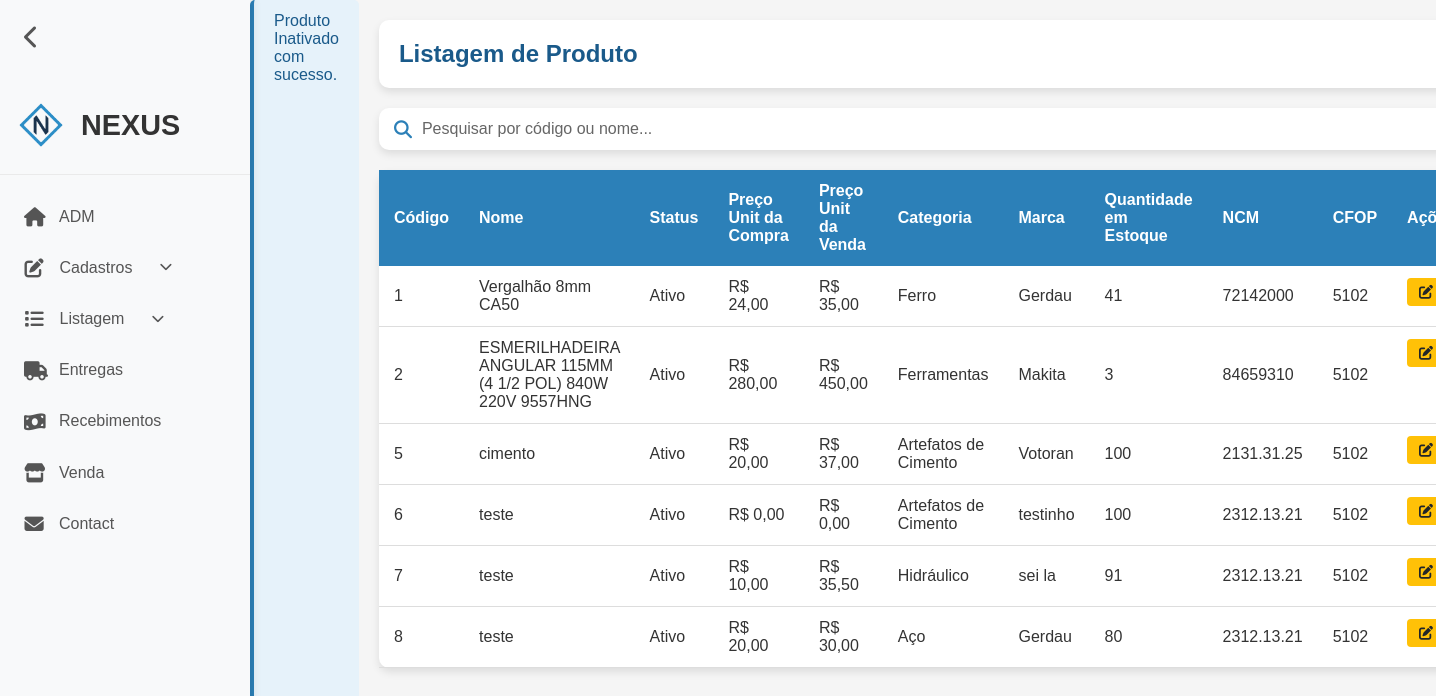
/produto-listar.php?codigo=1&status=1 (signed in), run on the app's committed database.
### tables this page shows
CREATE TABLE `produto` (
  `codigo` int(11) NOT NULL,
  `status` tinyint(1) NOT NULL DEFAULT 1,
  `nome` varchar(100) NOT NULL,
  `precoUnitarioDaCompra` double(10,2) NOT NULL,
  `precoUnitarioDaVenda` double(10,2) NOT NULL,
  `quantEstoque` int(11) NOT NULL,
  `ncm` varchar(10) NOT NULL,
  `cfop` varchar(10) NOT NULL,
  `idMarca` int(11) NOT NULL,
  `idCategoria` int(11) NOT NULL,
  `unidMedida` varchar(6) NOT NULL
);

CREATE TABLE `categoria` (
  `codigo` int(11) NOT NULL,
  `status` tinyint(1) NOT NULL DEFAULT 1,
  `nome` varchar(45) NOT NULL
);

CREATE TABLE `marca` (
  `codigo` int(11) NOT NULL,
  `status` tinyint(1) NOT NULL DEFAULT 1,
  `nome` varchar(45) NOT NULL
);

### produto-listar.php (the view, shortened to what this page needs)
<?php
require_once("conexao.php");
if (isset($_GET['codigo']) && $_GET['status'] == 1) {
    $sql = "UPDATE produto SET status = 0 WHERE codigo = " . $_GET['codigo'];
    mysqli_query($conexao, $sql);
    $mensagem = "Produto Inativado com sucesso.";
} else if (isset($_GET["codigo"]) && $_GET["status"] == 0) {
    $sql = "UPDATE produto SET status = 1 WHERE codigo = " . $_GET['codigo'];
    mysqli_query($conexao, $sql);
    $mensagem = "Produto Ativado com sucesso.";
}
$textoBusca = "";
if (isset($_GET['busca']) && !empty($_GET['busca'])) {
    $textoBusca = $_GET['busca'];
    $sql = "SELECT * FROM produto
            WHERE status = 1
            AND (nome LIKE '%$textoBusca%' OR codigo LIKE '%$textoBusca%')
            ORDER BY codigo";
    $resultado = mysqli_query($conexao, $sql);
    $sqlI = "SELECT * FROM produto
             WHERE status = 0
             AND (nome LIKE '%$textoBusca%' OR codigo LIKE '%$textoBusca%')
             ORDER BY codigo";
} else {
    $sql = "SELECT * FROM produto WHERE status = 1 ORDER BY codigo";
    $resultado = mysqli_query($conexao, $sql);
}
?>
<!DOCTYPE html>
<html lang="pt-BR">
<head>
    <link rel="stylesheet" href="assets/css/listar.css">
    <link rel="stylesheet" href="assets/css/reset.css">
    <link rel="stylesheet" href="assets/css/header.css">
    <link rel="stylesheet" href="https://cdnjs.cloudflare.com/ajax/libs/font-awesome/6.4.0/css/all.min.css">
</head>
<body>
    <?php require_once("header.php"); ?>
    <?php if (isset($mensagem)) { ?>
            <div class="alert alert-success mt-3" role="alert">
                <?= $mensagem ?>
            </div>
        <?php } ?>
    <div class="container">
        <div class="card">
            <div class="card-body">
                <h5 class="title">
                    Listagem de Produto
                </h5>
            </div>
        </div>
        <div class="search-container">
            <form method="GET">
                <div class="search-box">
                    <i class="fas fa-search"></i>
                    <input type="text" id="searchInput" placeholder="Pesquisar por código ou nome..." name="busca" value="<?= $textoBusca ?>">
                </div>
            </form>
        </div>
        <table class="table-container">
            <thead>
                <tr>
                    <th scope="col">Código</th>
                    <th scope="col">Nome</th>
                    <th scope="col">Status</th>
                    <th scope="col">Preço Unit da Compra</th>
                    <th scope="col">Preço Unit da Venda</th>
                    <th scope="col">Categoria</th>
                    <th scope="col">Marca</th>
                    <th scope="col">Quantidade em Estoque</th>
                    <th scope="col">NCM</th>
                    <th scope="col">CFOP</th>
                    <th scope="col">Ações</th>
                </tr>
            </thead>
            <tbody>
                <?php
                while($linha = mysqli_fetch_assoc($resultado) ) { ?>
                <tr>
                    <td><?= $linha['codigo'] ?></td>
                    <td><?= $linha['nome'] ?></td>
                    <td><?= $linha['status'] == 1 ? 'Ativo' : 'Inativo' ?></td>
                    <td><?= "R$ " . number_format($linha['precoUnitarioDaCompra'], 2, ',', '.') ?></td>
                    <td><?= "R$ " . number_format($linha['precoUnitarioDaVenda'], 2, ',', '.') ?></td>
                    <td>
                        <?php
                            $sqlC = "SELECT nome FROM categoria WHERE codigo = " . $linha['idCategoria'];
                            $resultC = mysqli_query($conexao, $sqlC);
                            $rowC = mysqli_fetch_assoc($resultC);
                            echo $rowC['nome'];
                        ?>
                    </td>
                    <td>
                    <?php
                        $sqlM = "SELECT nome FROM marca WHERE codigo = " . $linha['idMarca'];
                        $resultM = mysqli_query($conexao, $sqlM);
                        $rowM = mysqli_fetch_assoc($resultM);
                        echo $rowM['nome'];
                    ?>
                    </td>
                    <td><?= $linha['quantEstoque'] ?></td>
                    <td><?= $linha['ncm'] ?></td>
                    <td><?= $linha['cfop'] ?></td>
                    <td class="actions">
                        <a href="produto-alterar.php?codigo=<?= $linha['codigo']?>" class="btn btn-warning">
                            <i class="fas fa-solid fa-pen-to-square"></i>Alterar</a>
                    </td>
                </tr>
                <?php } ?>
            </tbody>
        </table>
    </div>
</body>
</html>

### assets/css/listar.css (style rules this page uses)
:root { --azul-principal: #2c80b8; --azul-claro: #e6f2fa; --azul-escuro: #1a5a8a; --branco: #ffffff; --cinza-claro: #f5f5f5; --cinza-texto: #666666; --verde-sucesso: #28a745; --amarelo-alerta: #ffc107; --vermelho-perigo: #dc3545; }
body { background-color: var(--cinza-claro); color: #333; min-height: 100vh; }
.container { max-width: 1600px; margin: 0 auto; padding: 20px; min-height: 100vh; display: flex; flex-direction: column; }
.alert { padding: 12px 20px; margin-bottom: 20px; border-radius: 5px; background-color: var(--azul-claro); color: var(--azul-escuro); border-left: 4px solid var(--azul-principal); }
.card { background-color: var(--branco); border-radius: 10px; box-shadow: 0 4px 8px rgba(0, 0, 0, 0.1); margin-bottom: 20px; overflow: hidden; }
.card-body { padding: 20px; }
.title { display: flex; justify-content: space-between; align-items: center; font-size: 24px; font-weight: 600; color: var(--azul-escuro); }
.table-container { overflow-x: auto; background-color: var(--branco); border-radius: 10px; box-shadow: 0 4px 8px rgba(0, 0, 0, 0.1); }
table { width: 100%; border-collapse: collapse; }
thead { background-color: var(--azul-principal); color: var(--branco); }
th, td { padding: 12px 15px; text-align: left; }
th { font-weight: 600; position: sticky; top: 0; }
tbody tr { transition: background-color 0.3s; border-bottom: 1px solid #ddd; }
.btn { display: inline-flex; align-items: center; justify-content: center; padding: 6px 12px; border: none; border-radius: 4px; cursor: pointer; font-size: 14px; text-decoration: none; transition: all 0.3s; gap: 5px; }
.btn-warning { background-color: var(--amarelo-alerta); color: #212529; }
.actions { display: flex; gap: 10px; }
.search-container { margin-bottom: 20px; }
.search-box { position: relative; display: flex; align-items: center; background-color: var(--branco); border-radius: 10px; box-shadow: 0 4px 8px rgba(0,0,0,0.1); padding: 12px 15px; gap: 10px; }
.search-box i.fa-search { color: var(--azul-principal); font-size: 18px; }
.search-box input { flex: 1; border: none; outline: none; font-size: 16px; color: #333; background: transparent; }
.search-box input::placeholder { color: var(--cinza-texto); }

### assets/css/header.css (style rules this page uses)
* { font-family: 'Arial', sans-serif; }
body { display: flex; min-height: 100vh; transition: margin-left 0.3s ease; margin-left: 250px; }

### data on the page
produto: codigo "1", nome "Vergalhão 8mm CA50", status "Ativo", precoUnitarioDaCompra "24,00", precoUnitarioDaVenda "35,00", idCategoria.nome "Ferro", idMarca.nome "Gerdau", quantEstoque "41", ncm "72142000", cfop "5102"
produto: codigo "2", nome "ESMERILHADEIRA ANGULAR 115MM (4 1/2 POL) 840W 220V 9557HNG", status "Ativo", precoUnitarioDaCompra "280,00", precoUnitarioDaVenda "450,00", idCategoria.nome "Ferramentas", idMarca.nome "Makita", quantEstoque "3", ncm "84659310", cfop "5102"
produto: codigo "5", nome "cimento", status "Ativo", precoUnitarioDaCompra "20,00", precoUnitarioDaVenda "37,00", idCategoria.nome "Artefatos de Cimento", idMarca.nome "Votoran", quantEstoque "100", ncm "2131.31.25", cfop "5102"
produto: codigo "6", nome "teste", status "Ativo", precoUnitarioDaCompra "0,00", precoUnitarioDaVenda "0,00", idCategoria.nome "Artefatos de Cimento", idMarca.nome "testinho", quantEstoque "100", ncm "2312.13.21", cfop "5102"
produto: codigo "7", nome "teste", status "Ativo", precoUnitarioDaCompra "10,00", precoUnitarioDaVenda "35,50", idCategoria.nome "Hidráulico", idMarca.nome "sei la", quantEstoque "91", ncm "2312.13.21", cfop "5102"
produto: codigo "8", nome "teste", status "Ativo", precoUnitarioDaCompra "20,00", precoUnitarioDaVenda "30,00", idCategoria.nome "Aço", idMarca.nome "Gerdau", quantEstoque "80", ncm "2312.13.21", cfop "5102"

### other printed values
$mensagem "Produto Inativado com sucesso."
